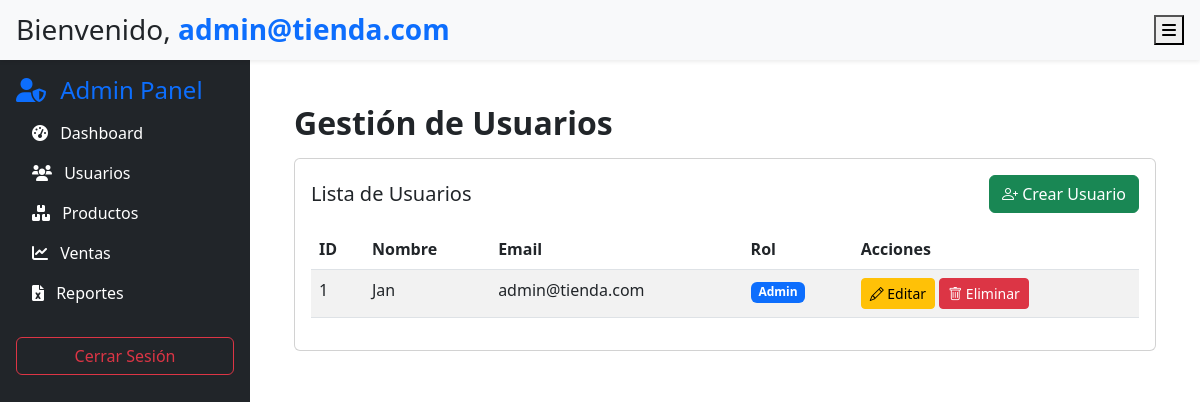
Before: /dashboard/usuarios (signed in) with the older database file.
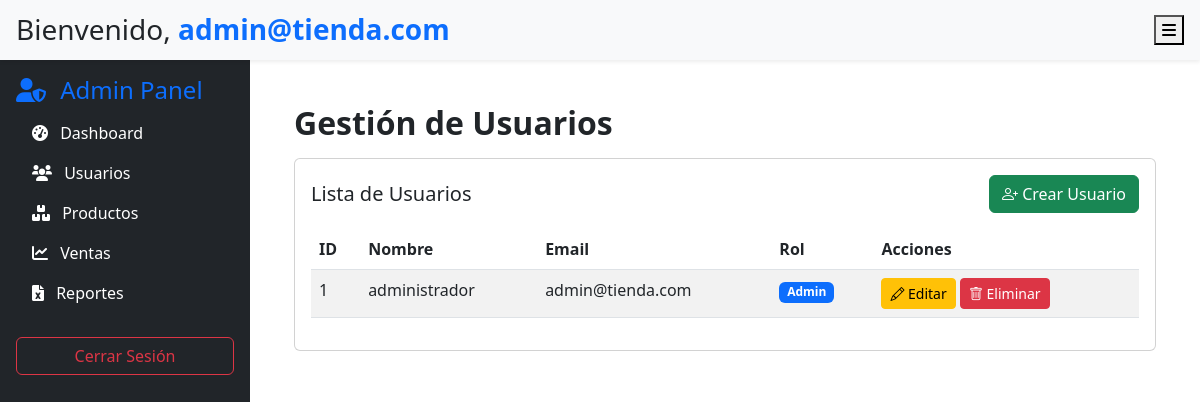
After: the same page with the newer database file.
### app/models.py (models this page shows, shortened)
class Usuario(UserMixin, db.Model):
    id = db.Column(db.Integer, primary_key=True)
    nombre = db.Column(db.String(100), nullable=False)  # Campo para el nombre
    email = db.Column(db.String(120), unique=True, nullable=False)  # Correo único
    password_hash = db.Column(db.String(128), nullable=False)  # Contraseña cifrada
    es_admin = db.Column(db.Boolean, default=False)  # Indicador de rol de administrador
    created_at = db.Column(db.DateTime, default=lambda: datetime.now(TZ))  # Fecha de creación
    updated_at = db.Column(db.DateTime, default=lambda: datetime.now(TZ), onupdate=lambda: datetime.now(TZ))  # Última modificación
    ventas = db.relationship('Venta', backref='usuario', lazy=True)

### app/dashboard/routes.py (the view)
@dashboard.route('/usuarios')
@login_required
def usuarios():
    if not current_user.es_admin:
        return redirect(url_for('dashboard.index'))
    usuarios = Usuario.query.all()
    form = UsuarioForm()
    return render_template('dashboard/usuarios.html',
                           user=current_user,
                           usuarios=usuarios,
                           form=form)

### app/templates/dashboard/usuarios.html (shortened to what this page needs)
{% extends "dashboard/base_dashboard.html" %}
{% block content %}
<h2 class="fw-bold">Gestión de Usuarios</h2>
<div class="card mt-3">
    <div class="card-body">
        <h5 class="card-title d-flex justify-content-between align-items-center">
            <span>Lista de Usuarios</span>
            {% if current_user.es_admin %}
            <button class="btn btn-success" data-bs-toggle="modal" data-bs-target="#crearUsuarioModal">
                <i class="bi bi-person-plus"></i> Crear Usuario
            </button>
            {% endif %}
        </h5>
        <table class="table table-striped table-hover mt-3">
            <thead>
                <tr>
                    <th>ID</th>
                    <th>Nombre</th>
                    <th>Email</th>
                    <th>Rol</th>
                    <th>Acciones</th>
                </tr>
            </thead>
            <tbody>
                {% for usuario in usuarios %}
                <tr>
                    <td>{{ usuario.id }}</td>
                    <td>{{ usuario.nombre }}</td>
                    <td>{{ usuario.email }}</td>
                    <td>
                        <span class="badge bg-{{ 'primary' if usuario.es_admin else 'secondary' }}">
                            {{ 'Admin' if usuario.es_admin else 'Trabajador' }}
                        </span>
                    </td>
                    <td>
                        <button class="btn btn-sm btn-warning" data-bs-toggle="modal"
                                data-bs-target="#editarUsuarioModal{{ usuario.id }}">
                            <i class="bi bi-pencil"></i> Editar
                        </button>
                        <form method="POST" action="{{ url_for('dashboard.eliminar_usuario', usuario_id=usuario.id) }}"
                              style="display:inline;" onsubmit="confirmarEliminacionUsuario(event, '{{ usuario.nombre }}');">
                            <button type="submit" class="btn btn-sm btn-danger">
                                <i class="bi bi-trash"></i> Eliminar
                            </button>
                        </form>
                    </td>
                </tr>
                {% else %}
                <tr>
                    <td colspan="5" class="text-center">No hay usuarios registrados</td>
                </tr>
                {% endfor %}
            </tbody>
        </table>
    </div>
</div>
{% endblock %}

### app/templates/dashboard/base_dashboard.html (shortened to what this page needs)
<!DOCTYPE html>
<html lang="es">
<head>
    <link href="https://cdn.jsdelivr.net/npm/bootstrap@5.3.0-alpha3/dist/css/bootstrap.min.css" rel="stylesheet">
    <link href="https://cdnjs.cloudflare.com/ajax/libs/font-awesome/6.0.0-beta3/css/all.min.css" rel="stylesheet">
    <link rel="stylesheet" href="{{ url_for('static', filename='css/dashboard.css') }}">
    <link href="https://cdn.jsdelivr.net/npm/bootstrap-icons/font/bootstrap-icons.css" rel="stylesheet">
</head>
<body>
    <div class="d-flex">
        <nav class="sidebar" id="sidebar">
            <div class="p-3">
                {% if current_user.es_admin %}
                    <h4 class="text-primary"><i class="fas fa-user-shield me-2"></i> Admin Panel</h4>
                {% else %}
                    <h4 class="text-primary"><i class="fas fa-user me-2"></i> Panel Trabajador</h4>
                {% endif %}
                <ul class="nav flex-column">
                    <li class="nav-item">
                        <a href="{{ url_for('dashboard.index') }}" class="nav-link text-white">
                            <i class="fas fa-tachometer-alt me-2"></i> Dashboard
                        </a>
                    </li>
                    {% if current_user.es_admin %}
                    <li class="nav-item">
                        <a href="{{ url_for('dashboard.usuarios') }}" class="nav-link text-white">
                            <i class="fas fa-users me-2"></i> Usuarios
                        </a>
                    </li>
                    {% endif %}
                    <li class="nav-item">
                        <a href="{{ url_for('dashboard.productos') }}" class="nav-link text-white">
                            <i class="fas fa-boxes me-2"></i> Productos
                        </a>
                    </li>
                    <li class="nav-item">
                        <a href="{{ url_for('dashboard.ventas') }}" class="nav-link text-white">
                            <i class="fas fa-chart-line me-2"></i> Ventas
                        </a>
                    </li>
                    {% if current_user.es_admin %}
                    <li class="nav-item">
                        <a href="{{ url_for('dashboard.reportes') }}" class="nav-link text-white">
                            <i class="fas fa-file-excel me-2"></i> Reportes
                        </a>
                    </li>
                    {% endif %}
                    <li class="nav-item mt-4">
                        <a href="{{ url_for('auth.logout') }}" class="btn btn-outline-danger w-100">Cerrar Sesión</a>
                    </li>
                </ul>
            </div>
        </nav>
        <div class="content" id="content">
            <header class="bg-light p-3 shadow-sm d-flex justify-content-between align-items-center">
                <h3 class="m-0">
                    Bienvenido, <span class="text-primary fw-bold">{{ user.email }}</span>
                </h3>
                <button class="header-btn" id="toggleSidebar">
                    <i class="fas fa-bars"></i>
                </button>
            </header>
            <div class="main-content p-4">
                {% block content %}{% endblock %}
            </div>
        </div>
    </div>
</body>
</html>

Changed rows visible on the page:
changed Usuario "admin@tienda.com": nombre "Jan" → "administrador"
